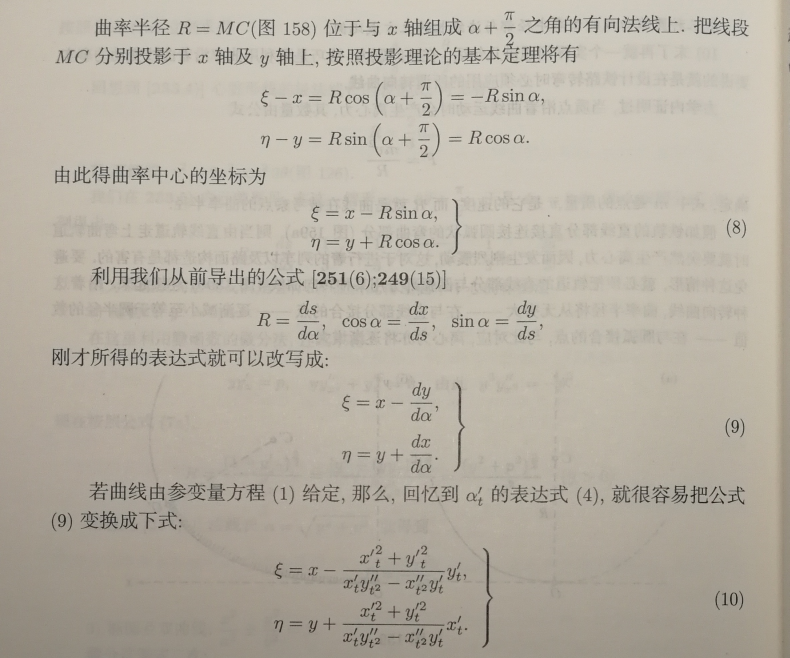
#> input picture system/raw_img/IMG_6.jpg, 2368 x 1972 px (shown at 1/3 size); its folder holds 2 pictures in this run
$ python imgprocesssys.py
#> lines starting #> are read from the running program, lines starting #| are printed output that depends on the picture; after the words box and inside, x2 and y2 are one past the last pixel; in counts of white or black regions, pixels touching at a corner belong together
#> (the call stopped at in get_tesseract_version, `return LooseVersion( subprocess.check_output( [tesseract_cmd, '--versi..`: subprocess is not available in this run)
#> further down, img is the input picture: shape (1972, 2368, 3); mean R, G, B 182.1, 175.3, 163
### system/preprocess.py
from skimage import color
from skimage.filters import threshold_sauvola
import numpy as np
import matplotlib.pyplot as plt

def image_preprocess(img):
    # convert image to gray space
    img_gray = color.rgb2gray(img)
    # filter by sauvola
    window_size = 25
    thresh_sauvola = threshold_sauvola(img_gray, window_size=window_size)
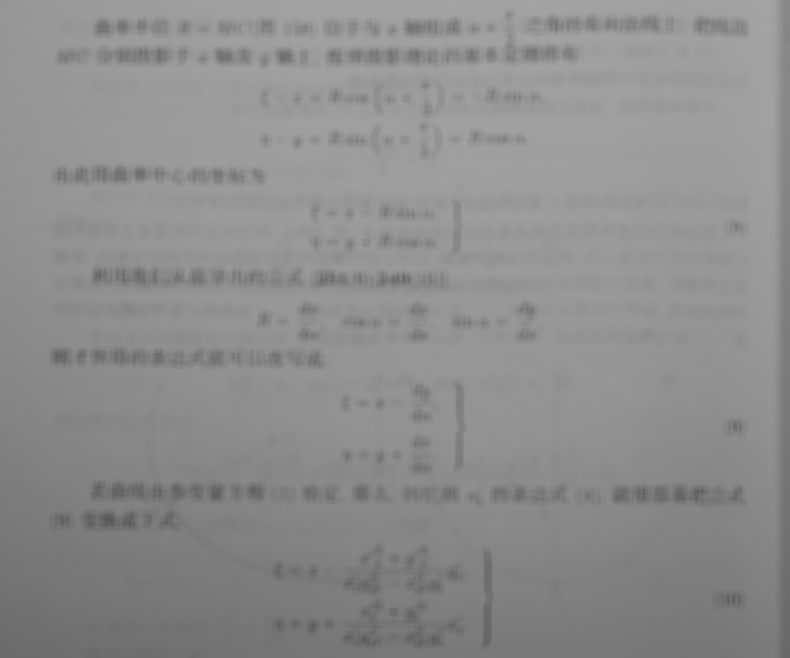
#> thresh_sauvola: shape (1972, 2368) float64 (shown at 1/3 size); min 0.33, max 0.643, mean 0.556
    binary_sauvola = img_gray > thresh_sauvola
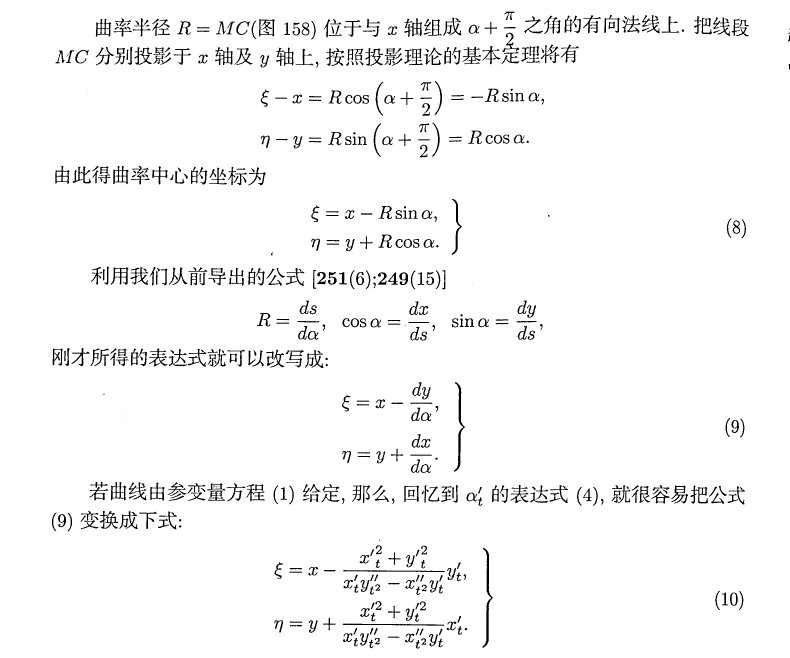
#> binary_sauvola: shape (1972, 2368) bool (shown at 1/3 size); 96.7% white; 576 black regions (18 under 20 px), largest, box (x1, y1, x2, y2) and area: (1447, 1644, 1478, 1943) 1999, (1361, 1147, 1395, 1415) 1789, (1028, 1871, 1333, 1878) 1036
    return binary_sauvola

# [102 lines left out: functions image_split, image_discard_blank, image_discard_side, image_classify, not called in this run]

### system/pytesseractcp.py
#!/usr/bin/env python

"""
Python-tesseract. For more information: https://github.com/madmaze/pytesseract
"""

import os
import shlex
import string
import subprocess
import sys
import tempfile
from contextlib import contextmanager
from csv import QUOTE_NONE
from distutils.version import LooseVersion
from functools import wraps
from glob import iglob
from io import BytesIO
from os.path import normcase, normpath, realpath
from pkgutil import find_loader
from threading import Timer

try:
    from PIL import Image
except ImportError:
    import Image

numpy_installed = find_loader('numpy') is not None
if numpy_installed:
    from numpy import ndarray

pandas_installed = find_loader('pandas') is not None
if pandas_installed:
    import pandas as pd

# CHANGE THIS IF TESSERACT IS NOT IN YOUR PATH, OR IS NAMED DIFFERENTLY
tesseract_cmd = 'tesseract'
RGB_MODE = 'RGB'
SUPPORTED_FORMATS = {
    'JPEG', 'PNG', 'PBM', 'PGM', 'PPM', 'TIFF', 'BMP', 'GIF'
}

OSD_KEYS = {
    'Page number': ('page_num', int),
    'Orientation in degrees': ('orientation', int),
    'Rotate': ('rotate', int),
    'Orientation confidence': ('orientation_conf', float),
    'Script': ('script', str),
    'Script confidence': ('script_conf', float)
}


class Output:
    BYTES = 'bytes'
    DATAFRAME = 'data.frame'
    DICT = 'dict'
    STRING = 'string'


class PandasNotSupported(EnvironmentError):
    def __init__(self):
        super(PandasNotSupported, self).__init__('Missing pandas package')


class TesseractError(RuntimeError):
    # [4 lines left out: function __init__, not called in this run]


class TesseractNotFoundError(EnvironmentError):
    # [4 lines left out: function __init__, not called in this run]


class TSVNotSupported(EnvironmentError):
    # [4 lines left out: function __init__, not called in this run]


def kill(process, code):
    process.kill()
    process.returncode = code


# [21 lines left out: function timeout_manager, not called in this run]


def run_once(func):
    @wraps(func)
    def wrapper(*args, **kwargs):
        if wrapper._result is wrapper:
            wrapper._result = func(*args, **kwargs)
        return wrapper._result

    wrapper._result = wrapper
    return wrapper


# [194 lines left out: functions get_errors, cleanup, prepare, save_image, subprocess_args, run_tesseract and 4 more, not called in this run]


@run_once
def get_tesseract_version():
    """
    Returns LooseVersion object of the Tesseract version
    """
    try:
        return LooseVersion(
            subprocess.check_output(
                [tesseract_cmd, '--version'], stderr=subprocess.STDOUT
            ).decode('utf-8').split()[1].lstrip(string.printable[10:])
        )
    except OSError:
        raise TesseractNotFoundError()


# [131 lines left out: functions image_to_string, image_to_pdf_or_hocr, image_to_boxes, get_pandas_output, image_to_data, image_to_osd and 1 more, not called in this run]


# [2 lines that do not run on import are left out]

### system/imgprocesssys.py
# -*- coding: utf-8 -*-
# course assignments ------ image process system
#     a OCR system for printed text with formulas

from skimage import io
from preprocess import image_preprocess, image_split
from preprocess import image_discard_blank, image_discard_side
from preprocess import image_classify
from textrecognition import text_recognition
from formularecognition import formula_recognition
import matplotlib.pyplot as plt
import warnings

warnings.filterwarnings('ignore')

img_name = 'IMG_6'
img_format = '.jpg'

# load the raw image
img_path = './raw_img/'
img = io.imread(img_path + img_name + img_format)
io.imshow(img)
io.show()


# preprocess image
img_preprocessed = image_preprocess(img)
img_preprocessed_path = './preprocessed_img/'
#> (the run stopped early here; a loop or call above may not have finished)
